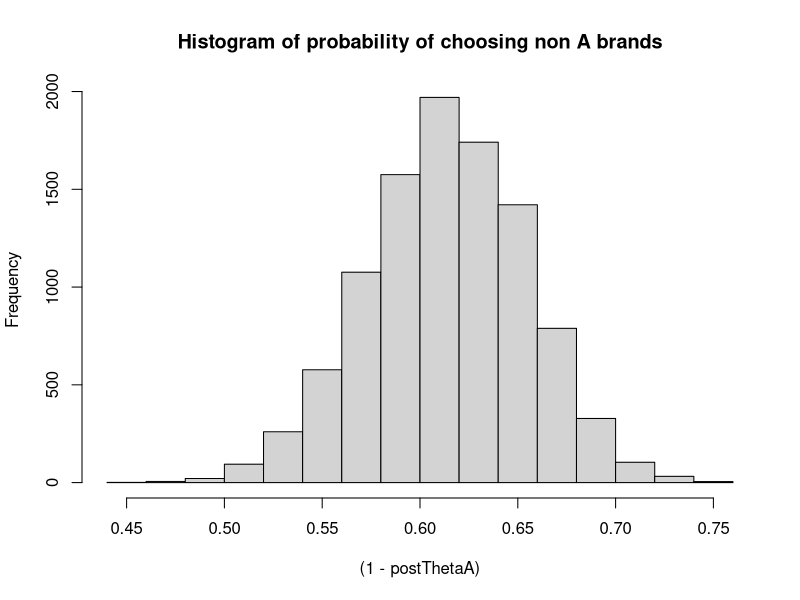
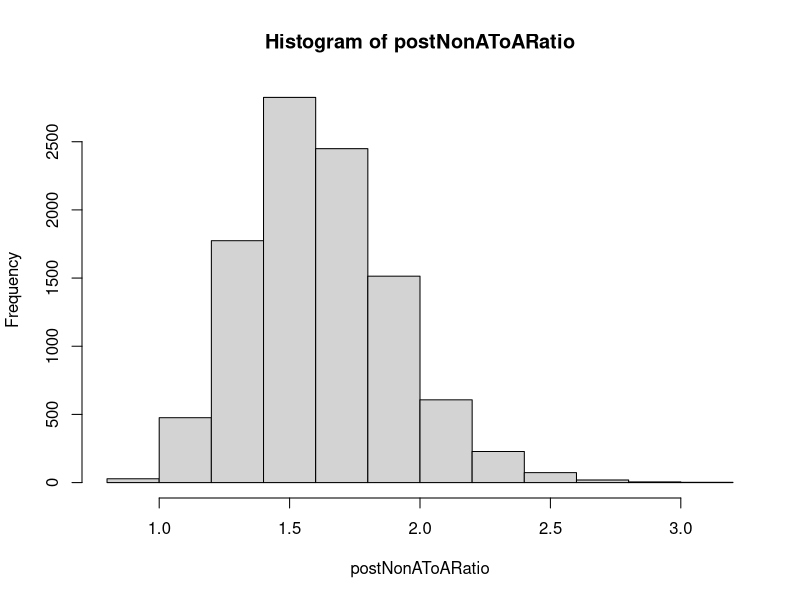

These figures' R source, in order: (Note: this script raises an error after producing the figures.)
####1(a)####
#Compute the posterior probability that θA > 0.4
#Draw from posterior Beta(54,86)
postThetaA <- rbeta(10000, 54, 86)
mean(postThetaA > 0.4)#0.3627

#plot the posterior distribution of 1 − θA
hist((1-postThetaA), main = 'Histogram of probability of choosing non A brands')

####1(b)####
#Compute a 95% equal tail credible interval for the ratio 1−θA/θA and interpret it
#(probability of choosing brand B & C):(the probability of choosing brand A)
postNonAToARatio <- (1-postThetaA)/postThetaA
hist(postNonAToARatio)
quantile(postNonAToARatio, probs = c(0.025, 0.975))#1.141642 2.270124
#The 95% equi tailed credible interval of the customer preferring
#brand B and C over A is 1.141642 2.270124

####1(c)####
#Marginal likelihood of the model
marginalLhood <- beta(54,86) / beta(16,24)
marginalLhood

####1(d)####
priorAlpha <- c(20,20,20)
x <- c(38,27,35)
thetaA <- rgamma(10000, shape=priorAlpha[1]+y[1],rate= 1)
thetaB <- rgamma(10000, shape=priorAlpha[2]+y[2],rate= 1)
thetaC <- rgamma(10000, shape=priorAlpha[3]+y[3],rate= 1)
thetaMat <- cbind(thetaA, thetaB, thetaC)
for (i in 1:nrow(thetaMat)) {
  total <- sum(thetaMat[i,])
  thetaMat[i,1] <- thetaMat[i,1]/total
  thetaMat[i,2] <- thetaMat[i,2]/total
  thetaMat[i,3] <- thetaMat[i,3]/total
}
mean(as.vector(thetaMat[,1]) > as.vector(thetaMat[,3]))

###2(d)####
#Computes the log posterior distribution of θ
logPosteriorFn <- function(theta, x2Sum, n){
  return((n*log(theta)) - 
           (theta*(x2Sum + 0.5)))
}
thetas <- seq(0.1, 10, 0.01)
x2Sum <- 2.8
n <- 13
posPdf <- exp(logPosteriorFn(thetas, x2Sum, n))
normPosPdf <- posPdf/(0.01*sum(posPdf))
plot(thetas, normPosPdf, type = 'l', ylab = 'Posterior Distribution')


###2(e)####
initVal <- 1
OptimRes <- optim(initVal,
                  logPosteriorFn,
                  gr=NULL,x2Sum, n,
                  lower=0.1, 
                  method=c("L-BFGS-B"),
                  control=list(fnscale=-1),#Maximize log posterior
                  hessian=TRUE)#Returns the hessian
postSamples <- rnorm(10000, mean = OptimRes$par, 
                     sd = sqrt(solve(-OptimRes$hessian)))
lines(density(postSamples), col = 'red')


####3(a)####
#Simulate 10000 draws from the joint posterior
mu_0 <- rep(0,7)
Omega_0 <- 1/25*diag(7)
v_0 <- 1
sigma2_0 <- 4
nIter <- 10000
postDraws <- BayesLinReg(y, X, mu_0, Omega_0, v_0, sigma2_0, nIter)
postBetas <- postDraws$betaSample
postVar <- postDraws$sigma2Sample
#Compute the posterior mean
apply(postBetas, 2, mean)
#1.30890328  0.69975799  0.15738372  0.42682638 -0.16264437  0.07898822 -0.24059971

#95% equal tail credible intervals for all parameters
apply(postBetas, 2, function(x) quantile(x, probs=c(0.025, 0.975)))

####3(b)####
#Compute the posterior median of the standard deviation σ
median(sqrt(postVar))#0.6395435

#Investigate the effect of x1*x3 & x1*x4
plot(X[,6], X[,7])
postY <- postBetas %*% t(X)
for (i in 1:ncol(postY)) {
  postY[,i] <- postY[,i] + 
    sapply(postVar, function(x) rnorm(1, 0, sqrt(x)))
}
#Ummbi

####3(d)####
newBetas <- postBetas[,1:3]
x1 <- seq(min(X[,2]), max(X[,2]), by = 0.01)
const <- rep(1, length(x1))
x2 <- rep(0.5, length(x1))
newX <- cbind(const, x1, x2)
newMu <- newBetas %*% t(newX)
mu90Interval <- apply(newMu, 
                      2,
                      function(x) quantile(x, probs=c(0.05, 0.95)))
plot(x1,mu90Interval[1,],type = 'l')
lines(x1,mu90Interval[2,],type = 'l')


####3(e)####
x1 <- 0.4
x2 <- 1
x3 <- 1
x4 <- 0
newX <- matrix(c(1, x1, x2, x1 * x3), ncol = 1)
newBetas <- postBetas[,1:3]
newBetas <- cbind(newBetas,
                  postBetas[,6])
newMu <- as.vector(newBetas %*% newX)
newY <- newMu + sapply(postVar, function(x) rnorm(1, 0, sqrt(x)))
hist(newY)
